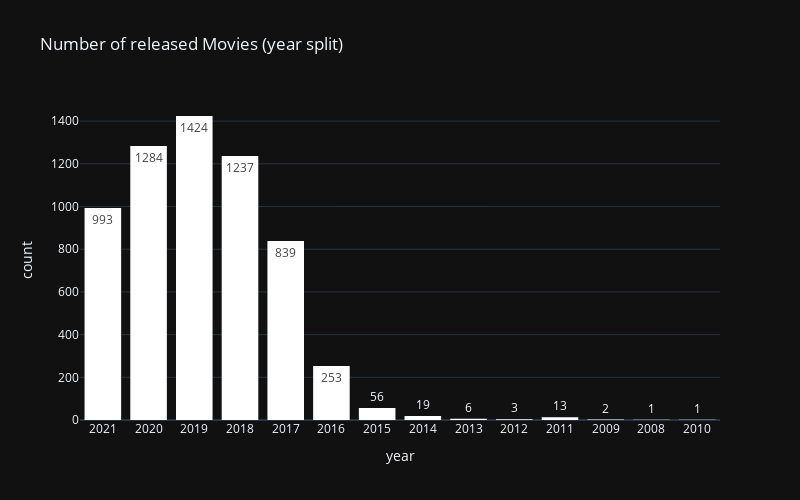

Notebook cell for this chart:
### Code cell
fig = px.histogram(movies_release, x='year', 
                   template="plotly_dark",
                   color_discrete_sequence=['white'],
                   width=800, height=500,
                   text_auto=True,
                   title='Number of released Movies (year split)')
fig.show()

### Figure 1 — Plotly figure (JSON) as saved in the notebook; plotly's stock layout.template omitted (floating-point values rounded to 4 significant figures; data arrays with more than 128 entries replaced by an {"elided": "..."} marker saying what was removed)
{"data": [{"alignmentgroup": "True", "bingroup": "x", "hovertemplate": "year=%{x}<br>count=%{y}<extra></extra>", "legendgroup": "", "marker": {"color": "white", "pattern": {"shape": ""}}, "name": "", "offsetgroup": "", "orientation": "v", "showlegend": false, "texttemplate": "%{value}", "type": "histogram", "x": {"elided": "6131 str values"}, "xaxis": "x", "yaxis": "y"}], "layout": {"barmode": "relative", "height": 500, "legend": {"tracegroupgap": 0}, "title": {"text": "Number of released Movies (year split)"}, "width": 800, "xaxis": {"anchor": "y", "autorange": true, "domain": [0, 1], "range": [-0.5, 13.5], "title": {"text": "year"}, "type": "category"}, "yaxis": {"anchor": "x", "autorange": true, "domain": [0, 1], "range": [0, 1499.0], "title": {"text": "count"}}}}
